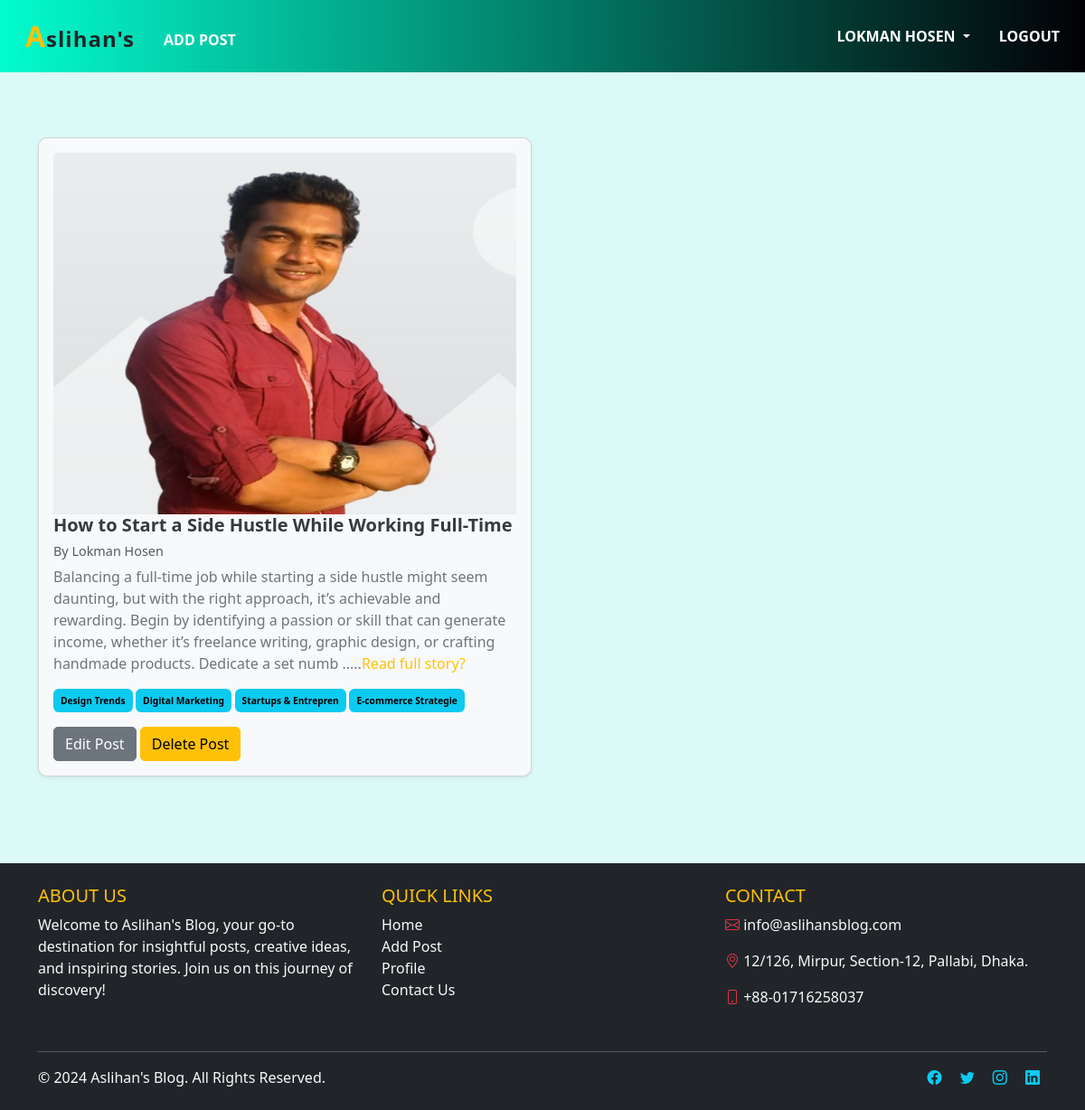
The app's page /author/profile/ (signed in) with its own data.
### posts/models.py (models this page shows, shortened)
class Post(models.Model):
    title = models.CharField(max_length=50)
    content = models.TextField()
    category = models.ManyToManyField(Category)
    author = models.ForeignKey(User, on_delete=models.CASCADE)
    image = models.ImageField(upload_to='post/', blank=True, null=True)

### categories/models.py (models this page shows, shortened)
class Category(models.Model):
    name = models.CharField(max_length=20)
    slug = models.CharField(max_length=100, unique=True, null=True, blank = True)

### authors/views.py (the view)
# urls.py: path('profile/', views.profile, name = 'profile'),
@login_required
def profile(request):
    data = Post.objects.filter(author = request.user)
    return render(request,'profile.html', {'data': data})

### authors/templates/profile.html
{% extends 'base.html' %} {% block content %}
<div class="container my-4">
  <div class="row">
    {% for post in data %}
    {% if post.image %}
    <div class="col-md-6 mb-4">
      <div
        class="card shadow-sm h-100"
        style="border-radius: 10px; overflow: hidden"
      >
        <div class="card-body" style="background-color: #f8f9fa">
          <img src="{{post.image.url}}" class="card-img-top" style="height: 400px; alt="...">
          {% endif %}
          <h5 class="card-title" style="font-weight: bold; color: #343a40">
            {{ post.title}}
          </h5>
          <h6 class="text-muted" style="font-size: 0.9em">
            By {{ post.author.first_name}} {{post.author.last_name}}
          </h6>
          <p class="card-text" style="color: #6c757d">
            {{ post.content|slice:":300" }}
            {% if post.content|length > 300 %}.....<a href="{% url 'post_details' post.id%}" class = "text-decoration-none text-warning">Read full story?</a>{% endif %}
          </p>
          <div style="font-size: 0.85em; margin-bottom: 1rem">
            {% for cat in post.category.all %}
            <span
              class="badge text-bg-info p-2"
              style="background-color: #6c757d"
              >{{ cat.name }}</span
            >
            {% endfor %}
          </div>
          <a
            href="{% url 'edit_post' post.id%}"
            class="btn btn-secondary"
            style="border-radius: 5px"
            >Edit Post</a
          >
          <a
            href="{% url 'delete_post' post.id%}"
            class="btn btn-warning"
            style="border-radius: 5px"
            >Delete Post</a
          >
        </div>
      </div>
    </div>
    {% endfor %}
  </div>
</div>
{% endblock %}

### templates/base.html (shortened to what this page needs)
<!DOCTYPE html>
<html lang="en">
  <head>
    <link
      href="https://cdn.jsdelivr.net/npm/bootstrap-icons/font/bootstrap-icons.css"
      rel="stylesheet"
    />
    <link
      href="https://cdn.jsdelivr.net/npm/bootstrap@5.3.3/dist/css/bootstrap.min.css"
      rel="stylesheet"
    />
  </head>
  <body>
    <header>
      <nav class="navbar navbar-expand-lg navbar-dark bg-dark">
        <div class="container-fluid">
          <div class="collapse navbar-collapse" id="navbarSupportedContent">
            <ul class="navbar-nav me-auto mb-2 mb-lg-0">
              <li class="nav-item">
                <a
                  class="nav-link active text-uppercase px-3"
                  aria-current="page"
                  href="{% url 'home' %}"
                >
                  <span class="styled-text text-dark">
                    <span class="highlight-a">A</span>slihan's
                  </span>
                </a>
              </li>
              {% if request.user.is_authenticated %}
              <li class="nav-item">
                <a
                  class="nav-link text-uppercase px-3 mt-3"
                  href="{% url 'add_post' %}"
                  >Add Post</a
                >
              </li>
              {% endif %}
            </ul>
            <div>
              <ul class="navbar-nav me-auto mb-2 mb-lg-0">
                {% if request.user.is_authenticated %}
                <li class="nav-item dropdown">
                  <a
                    class="nav-link dropdown-toggle text-uppercase px-3"
                    href="#"
                    id="profileDropdown"
                    role="button"
                    data-bs-toggle="dropdown"
                    aria-expanded="false"
                  >
                    {{request.user.first_name}} {{request.user.last_name}}
                  </a>
                </li>
                <li class="nav-item">
                  <a
                    class="nav-link text-uppercase px-3"
                    href="{% url 'logout' %}"
                    >Logout</a
                  >
                </li>
                {% endif %}
              </ul>
            </div>
          </div>
        </div>
      </nav>
    </header>
    <main class="flex-grow-1 py-5">
      {% block content %}{% endblock %}
    </main>
    <footer class="text-light py-4 bg-dark">
      <div class="container">
        <div class="row">
          <div class="col-lg-4 col-md-6 mb-4">
            <h5 class="text-uppercase text-warning">About Us</h5>
            <p>
              Welcome to Aslihan's Blog, your go-to destination for insightful
              posts, creative ideas, and inspiring stories. Join us on this
              journey of discovery!
            </p>
          </div>
          <div class="col-lg-4 col-md-6 mb-4">
            <h5 class="text-uppercase text-warning">Quick Links</h5>
            <ul class="list-unstyled">
              <li>
                <a
                  href="{% url 'home' %}"
                  class="text-light text-decoration-none"
                  >Home</a
                >
              </li>
              <li>
                <a
                  href="{% url 'add_post' %}"
                  class="text-light text-decoration-none"
                  >Add Post</a
                >
              </li>
              <li>
                <a
                  href="{% url 'profile' %}"
                  class="text-light text-decoration-none"
                  >Profile</a
                >
              </li>
              <li>
                <a href="" class="text-light text-decoration-none"
                  >Contact Us</a
                >
              </li>
            </ul>
          </div>
          <div class="col-lg-4 col-md-12">
            <h5 class="text-uppercase text-warning">Contact</h5>
            <p>
              <i class="bi bi-envelope text-danger"></i>
              <a href="" class="text-light text-decoration-none"
                >info@aslihansblog.com</a
              >
            </p>
            <p>
              <i class="bi bi-geo-alt text-danger"></i> 12/126, Mirpur,
              Section-12, Pallabi, Dhaka.
            </p>
            <p class="">
              <i class="bi bi-phone text-danger"></i> +88-01716258037
            </p>
          </div>
        </div>
        <hr class="border-light" />
        <div class="d-flex justify-content-between align-items-center">
          <p class="mb-0">&copy; 2024 Aslihan's Blog. All Rights Reserved.</p>
          <div>
            <a href="#" class="text-info text-decoration-none mx-2"
              ><i class="bi bi-facebook"></i
            ></a>
            <a href="#" class="text-info text-decoration-none mx-2"
              ><i class="bi bi-twitter"></i
            ></a>
            <a href="#" class="text-info text-decoration-none mx-2"
              ><i class="bi bi-instagram"></i
            ></a>
            <a href="#" class="text-info text-decoration-none mx-2"
              ><i class="bi bi-linkedin"></i
            ></a>
          </div>
        </div>
      </div>
    </footer>
  </body>
</html>

### templates/base.html (style rules this page uses)
html, body { height: 100%; margin: 0; background-color: #dbf9f6; color: #2c3e50; }
body { display: flex; flex-direction: column; }
main { flex-grow: 1; }
.card { transition: transform 0.3s ease, box-shadow 0.3s ease; }
.nav-item .styled-text { font-size: 1.5rem; color: dark; letter-spacing: 1px; text-transform: lowercase; }
.nav-item .styled-text .highlight-a { font-size: 2rem; color: #ffc107; font-style: normal; text-transform: uppercase; }
.navbar { background: linear-gradient(90deg, #03fcce, #030005); transition: background-color 0.5s ease-in-out; }
.navbar .nav-link { color: #fff; font-weight: 600; transition: color 0.3s ease-in-out, transform 0.3s ease-in-out; }

### records on screen
Post: image (picture), title "How to Start a Side Hustle While Working Full-Time", author.first_name "Lokman", author.last_name "Hosen", content "Balancing a full-time job while starting a side hustle might seem daunting, but with the right approach, it’s achievable and rewarding. Begin by identifying a passion or skill that can generate income, whether it’s freelance writing, graphic design, or crafting handmade products. Dedicate a set numb", shows "Read full story?"
Category: name "Design Trends"
Category: name "Digital Marketing"
Category: name "Startups & Entrepren"
Category: name "E-commerce Strategie"

### other values on screen
{{ request.user.first_name }} "LOKMAN"
{{ request.user.last_name }} "HOSEN"
